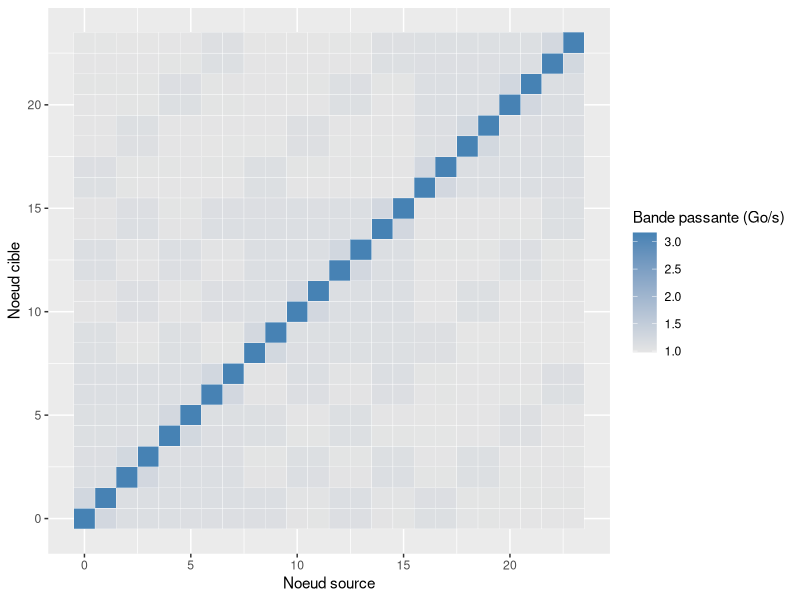

Generate this figure with R:
library(ggplot2)
library(plyr)
library(lattice)
library(reshape)
library(scales)

node_from_core <- function(n) { return ((n-n%%2)%/%8) }

datafile = commandArgs(TRUE)[1]
bandwidth = read.table("all_data_bandwidth_memcpy.dat", header=TRUE)

df_bandwidth = ddply(bandwidth, c("Exp", "node_source", "total_cores", "kernel", "size","thread_dest"), summarize, Time = mean(time.ms))
df_bandwidth = transform(df_bandwidth, node_dest=node_from_core(thread_dest), bandwith_gb=(size/Time)/1000000)
df_bandwidth = transform(df_bandwidth, heat = (bandwith_gb))


pdf("heatmap_idchire_memcpy.pdf", width = 10, height=6)
myplot=ggplot(df_bandwidth, aes(node_source, node_dest))
myplot=myplot+ geom_tile(aes(fill = heat), colour="white")
myplot=myplot+ylab("Noeud cible")
myplot=myplot+xlab("Noeud source")
#myplot=myplot+ggtitle("Carte de la bande passante sur idchire (memcpy)")
myplot=myplot+scale_fill_gradient(name="Bande passante (Go/s)", low = "grey90", high = "steelblue")
#myplot=myplot+theme(plot.title = element_text(hjust = 0.5),
                    #legend.position=c(.9,.4)
                    #)

print(myplot)
dev.off()
quit()
